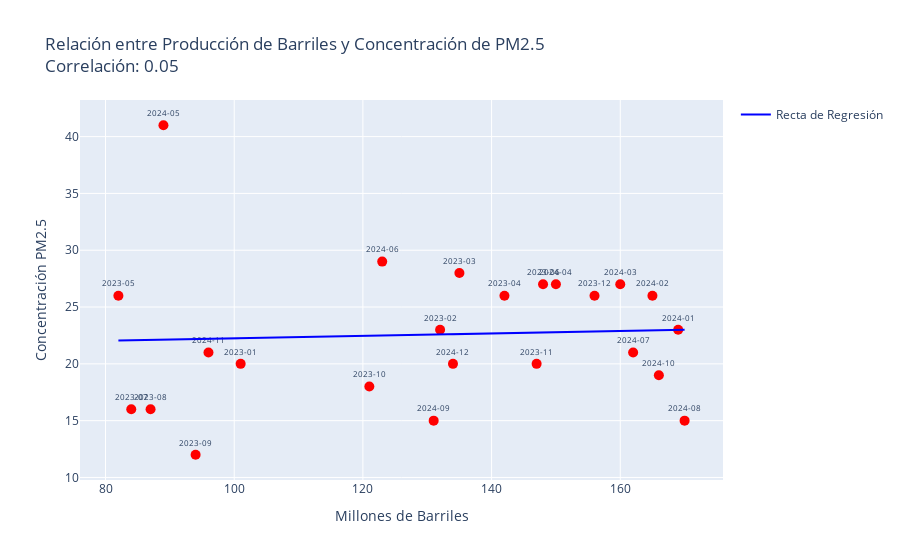

Notebook source saved alongside this figure:
### Markdown cell above
### Veamos con pearson que sale

### Code cell
from scipy.stats import pearsonr, linregress
import plotly.express as px
import pandas as pd
barriles = pemex_NL['Miles de barriles mensuales'].iloc[0:24]
pm25 = m_pm_NL['Concentración Promedio Mensual'].iloc[0:24]

### Normalizar 
# barriles = (barriles - barriles.min()) / (barriles.max() - barriles.min())
# pm25 = (pm25 - pm25.min()) / (pm25.max() - pm25.min())


# Calcular la correlación de Pearson
correlation = pearsonr(barriles, pm25)

# Crear DataFrame
df = pd.DataFrame({'Mes': m_pm_NL['Fecha'].astype(str), 'Barriles': barriles, 'PM2.5': pm25})

# Ajustar la recta de regresión lineal
slope, intercept, r_value, p_value, std_err = linregress(barriles, pm25)
print(r_value)
# Crear scatter plot interactivo
fig = px.scatter(df, x='Barriles', y='PM2.5', text='Mes', 
                 title=f'Relación entre Producción de Barriles y Concentración de PM2.5<br>Correlación: {correlation[0]:.2f}', 
                 labels={'Barriles': 'Millones de Barriles', 'PM2.5': 'Concentración PM2.5'})

# Añadir la recta de regresión al gráfico
fig.add_scatter(x=df['Barriles'], y=slope * df['Barriles'] + intercept, mode='lines', name='Recta de Regresión', line=dict(color='blue'))

# Ajustar la posición de las etiquetas
fig.update_traces(textposition='top center', marker=dict(size=10, color='red'),
    textfont=dict(size=8)  # Ajustar tamaño de la fuente de las etiquetas de texto
                  )

# Mostrar la gráfica
fig.show()

# Imprimir la correlación y R²
print(f'Coeficiente de correlación de Pearson: {correlation[0]:.2f}')
print(f'R² (coeficiente de determinación): {correlation[0]**2:.2f}')

### Figure 1 — Plotly figure (JSON) as saved in the notebook; plotly's stock layout.template omitted (floating-point values rounded to 4 significant figures)
{"data": [{"hovertemplate": "Millones de Barriles=%{x}<br>Concentración PM2.5=%{y}<br>Mes=%{text}<extra></extra>", "legendgroup": "", "marker": {"color": "red", "size": 10, "symbol": "circle"}, "mode": "markers+text", "name": "", "orientation": "v", "showlegend": false, "text": ["2023-01", "2023-02", "2023-03", "2023-04", "2023-05", "2023-06", "2023-07", "2023-08", "2023-09", "2023-10", "2023-11", "2023-12", "2024-01", "2024-02", "2024-03", "2024-04", "2024-05", "2024-06", "2024-07", "2024-08", "2024-09", "2024-10", "2024-11", "2024-12"], "textfont": {"size": 8}, "textposition": "top center", "type": "scatter", "x": [101, 132, 135, 142, 82, 148, 84, 87, 94, 121, 147, 156, 169, 165, 160, 150, 89, 123, 162, 170, 131, 166, 96, 134], "xaxis": "x", "y": [20, 23, 28, 26, 26, 27, 16, 16, 12, 18, 20, 26, 23, 26, 27, 27, 41, 29, 21, 15, 15, 19, 21, 20], "yaxis": "y"}, {"line": {"color": "blue"}, "marker": {"color": "red", "size": 10}, "mode": "lines", "name": "Recta de Regresión", "textfont": {"size": 8}, "textposition": "top center", "type": "scatter", "x": [101, 132, 135, 142, 82, 148, 84, 87, 94, 121, 147, 156, 169, 165, 160, 150, 89, 123, 162, 170, 131, 166, 96, 134], "y": [22.26, 22.59, 22.63, 22.7, 22.06, 22.76, 22.08, 22.11, 22.19, 22.48, 22.75, 22.85, 22.99, 22.95, 22.89, 22.79, 22.13, 22.5, 22.91, 23.0, 22.58, 22.96, 22.21, 22.62]}], "layout": {"legend": {"tracegroupgap": 0}, "title": {"text": "Relación entre Producción de Barriles y Concentración de PM2.5<br>Correlación: 0.05"}, "xaxis": {"anchor": "y", "domain": [0, 1], "title": {"text": "Millones de Barriles"}}, "yaxis": {"anchor": "x", "domain": [0, 1], "title": {"text": "Concentración PM2.5"}}}}
